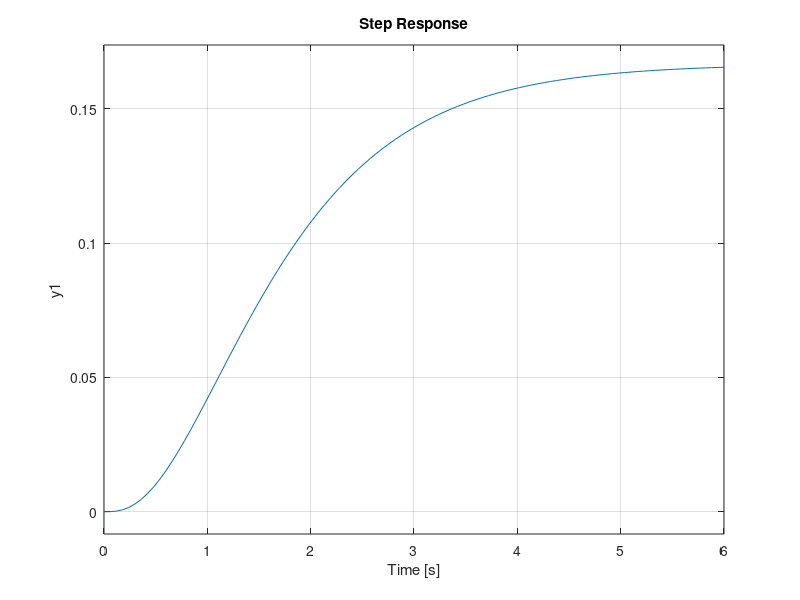
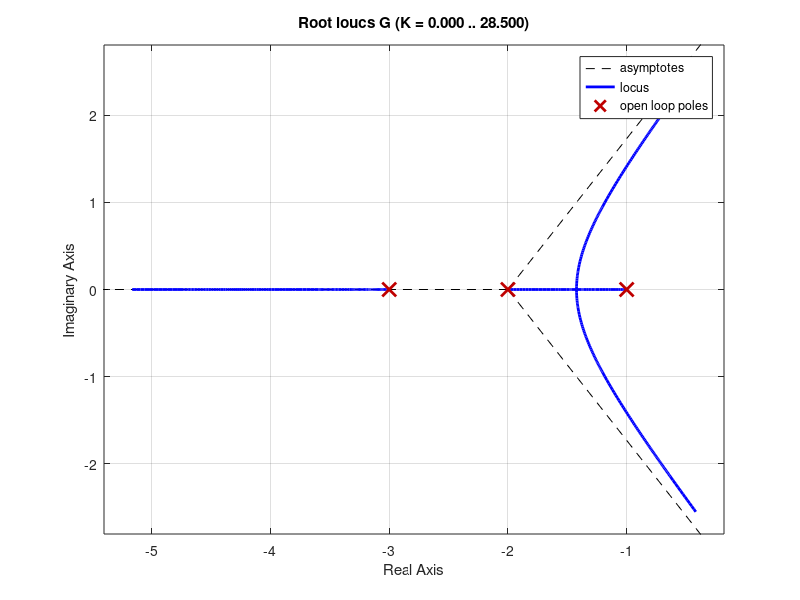

MATLAB code for these plots, in order: (Note: this script raises an error after producing the figures.)
%% Problem 1 a - f
s = tf('s');
G = 1/((s+1)*(s+2)*(s+3));
step(G);
figure;
rlocus(G);
stepinfo(G)
%% Problem 1 P Controller
C_P = pid(40);
open_loop = series(C_P, G);
H1 = feedback(open_loop,1);
hold on;
figure;
step(H1);
stepinfo(H1)
%% Problem 1 PD Controller
C_PD = pid(40,0,30);
open_loop_PD = series(C_PD, G);
H2 = feedback(open_loop_PD,1);
hold on;
figure;
step(H2);
stepinfo(H2)
%% Problem 1 PI Controller
C_PI = pid(10,10,0);
open_loop_PI = series(C_PI, G);
H3 = feedback(open_loop_PI,1);
hold on;
figure;
step(H3);
stepinfo(H3)
%% Problem 1 PID Controller
C_PID = pid(19,12,8);
open_loop_PID = series(C_PID, G);
H5 = feedback(open_loop_PID,1);
hold on;
figure;
step(H5);
stepinfo(H5)
%% Problem 2 PID Controller Tuning
% opts = pidtuneOptions('DesignFocus','disturbance-rejection');
opts = pidtuneOptions('DesignFocus','reference-tracking');
% opts = pidtuneOptions('DesignFocus','balanced');

% type = 'P';
% type = 'I';
% type = 'PI';
% type = 'PD';
type = 'PID';
C_auto = pidtune(G,type,opts);
open_loop_auto = series(C_auto, G);
H_auto = feedback(open_loop_auto,1);
hold on;
figure;
step(H_auto);
stepinfo(H_auto)

%% Problem 3
bode(G)

%% Problem 3 Zeigler






